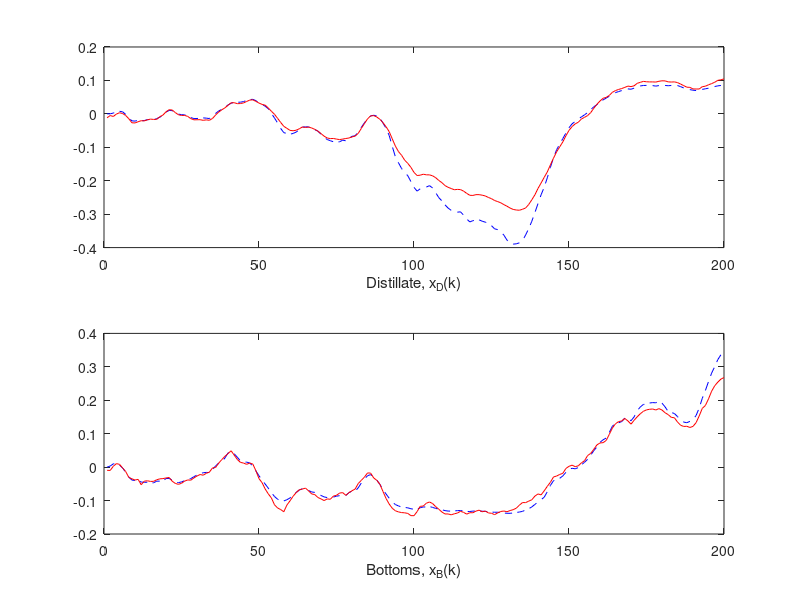

The MATLAB script that drew this image:
clf
clear all
%% Simulations of dead-beat estimator
% Load system matrices (A, B, Bw, C, H, R1, R2)  
load sysMat

% Load inputs (L, V), measurements (ym) and expected controlled outputs (yc)
load kfExample

% Initialization of x(0) and xHat(0)
x0=zeros(20,1);
xhat0=zeros(20,1);
P=0.01*eye(20);
%% ===== END OF FIXED SECTION OF THE CODE =====

%% ===== KALMAN FILTER SIMULATIONS (with w(k) as integrated white noise) =====
% First, augment the model to handle IWN
YHAT=ones(2,200);%Estimated Y
AA=[A,Bw;zeros(2,20),eye(2)];
BB=[B;zeros(2,2)];
N=[zeros(20,2);eye(2)];
CC=[C,zeros(2,2)];
z0=zeros(22,1);
zhat0=zeros(22,1);
Pz=0.01*eye(22);
SSE1=0;
SSE2=0;
for i=1:200
    zhatp=AA*zhat0+BB*[L(i);V(i)];
    Pzhatp=AA*Pz*AA'+N*R1*N';
    K=Pzhatp*CC'*inv(CC*Pzhatp*CC'+R2);
    Pz=(eye(22)-K*CC)*Pzhatp;
    zhat0=zhatp+K*(ym(i,:)'-CC*zhatp);
    YHAT(:,i)=H*zhat0(1:20,1);
    e1=yc(i,1)-YHAT(1,i);
    SSE1=SSE1+e1'*e1;
    e2=yc(i,2)-YHAT(2,i);
    SSE2=SSE2+e2'*e2;
end



%% ===== CALCULATIONS AND PLOTTING =====
% Please report the sum of square error in yc_1 as SSE1
% SSE1 = sum((yc(:,1)-YHAT(:,1)).^2);  % Sums over all time-points for the first output
disp(SSE1);      % Displays SSE

% SSE2 = sum((yc(:,2)-YHAT(:,2)).^2);  % Sums over all time-points for the second output
disp(SSE2);      % Displays SSE

subplot(2,1,1)  % Plot of x1
plot(1:200,yc(:,1),'--b',1:200,YHAT(1,:),'-r'); xlabel('Distillate, x_D(k)');
subplot(2,1,2)  % Plot of x2
plot(1:200,yc(:,2),'--b',1:200,YHAT(2,:),'-r'); xlabel('Bottoms, x_B(k)');